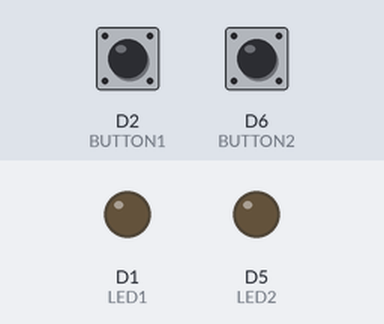
Bench run of a sketch on a simulated ESP8266 (NodeMCU). On the bench: output pins drawn as LEDs (lit = HIGH). The inputs (shaded band) are chosen by the test bench; at power-on: D2 (BUTTON1) HIGH, D6 (BUTTON2) HIGH.

Above: at 1.2 s.
1.3 s: D2 (BUTTON1) pulled LOW for 0.15 s
At 1.37 s:
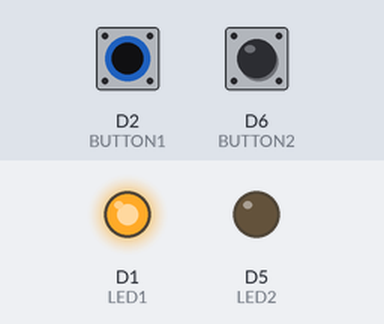
2.9 s: D6 (BUTTON2) pulled LOW for 0.15 s
At 2.97 s:
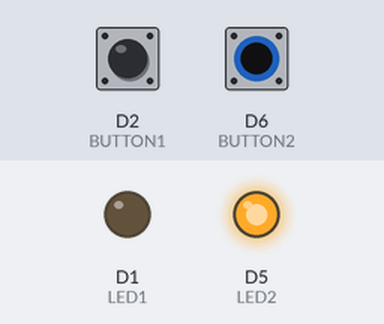
4.5 s: D6 (BUTTON2) pulled LOW for 3.2 s
At 8.2 s:
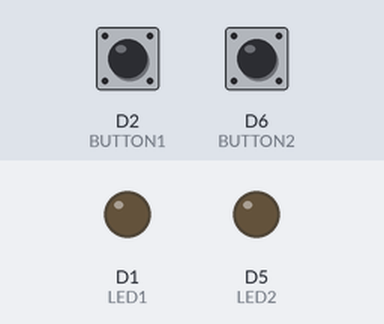
9.2 s: D2 (BUTTON1) pulled LOW for 3.2 s
At 10.5 s:
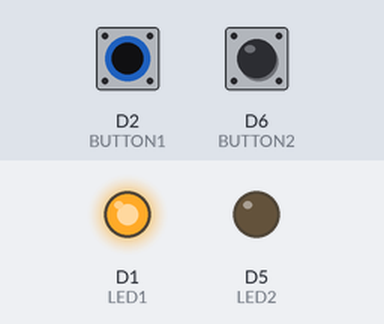
13.9 s: D2 (BUTTON1) driven LOW and D6 (BUTTON2) driven LOW
At 15.3 s:
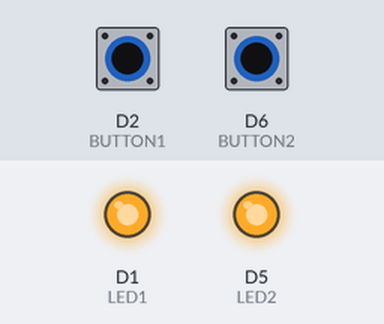
Timing chart, 0 to 16.4 s (numbered marks = the images above; inputs shaded):
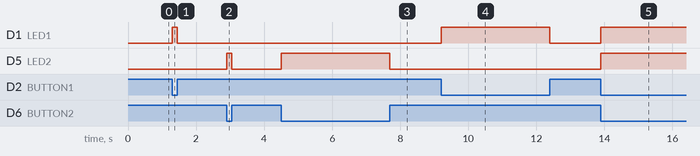

Measured:
- after the input at 1.3 s, D1 (LED1): LOW → HIGH at once, → LOW 0.15 s later
- after the input at 2.9 s, D5 (LED2): LOW → HIGH at once, → LOW 0.15 s later
- after the input at 4.5 s, D5 (LED2): LOW → HIGH at once, → LOW 3.2 s later
- after the input at 9.2 s, D1 (LED1): LOW → HIGH at once, → LOW 3.2 s later
- after the input at 13.9 s, D1 (LED1), D5 (LED2): LOW → HIGH at once

The sketch:

sketch_jul22a.ino
```cpp
#define LED1 D1
#define BUTTON1 D2
#define LED2 D5
#define BUTTON2 D6

void setup() {

  pinMode(LED1, OUTPUT);

  pinMode(BUTTON1, INPUT_PULLUP);
pinMode(LED2, OUTPUT);

  pinMode(BUTTON2, INPUT_PULLUP);
}


void loop() {


  int button1 = digitalRead(BUTTON1);
  int button2 = digitalRead(BUTTON2);

  if (button1 == LOW) {

    digitalWrite(LED1, HIGH);

  }

  else {

    digitalWrite(LED1, LOW);

  }
  if (button2 == LOW) {


    digitalWrite(LED2, HIGH);
  }

  else {


    digitalWrite(LED2, LOW);
  }

}
```
